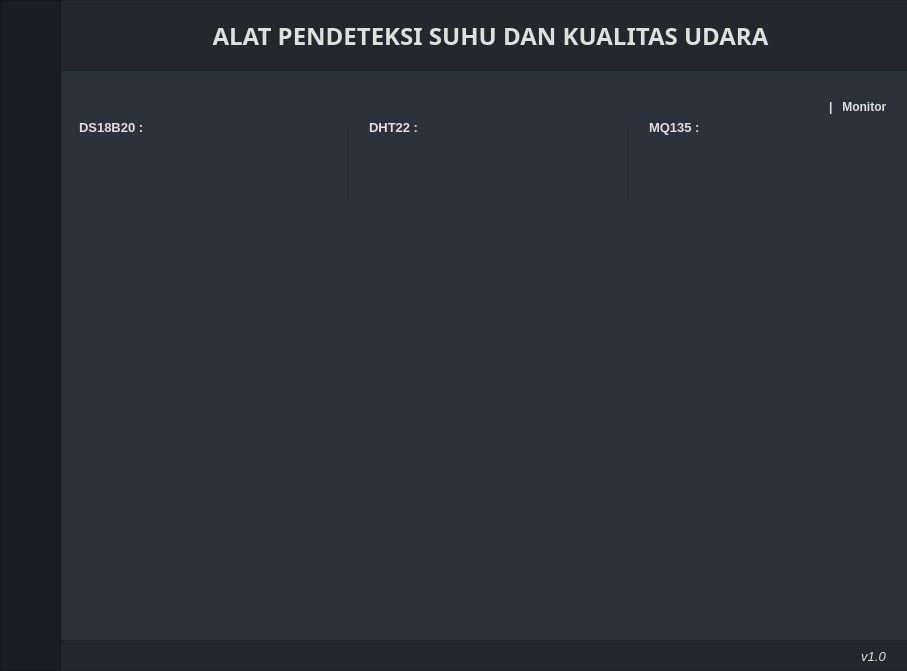
<?xml version="1.0" encoding="UTF-8"?>
<ui version="4.0">
 <class>MainWindow</class>
 <widget class="QMainWindow" name="MainWindow">
  <property name="geometry">
   <rect>
    <x>0</x>
    <y>0</y>
    <width>907</width>
    <height>671</height>
   </rect>
  </property>
  <property name="windowTitle">
   <string>Monitor Suhu</string>
  </property>
  <property name="styleSheet">
   <string notr="true"/>
  </property>
  <property name="iconSize">
   <size>
    <width>62</width>
    <height>62</height>
   </size>
  </property>
  <widget class="QWidget" name="centralwidget">
   <widget class="QFrame" name="frame">
    <property name="geometry">
     <rect>
      <x>20</x>
      <y>0</y>
      <width>891</width>
      <height>671</height>
     </rect>
    </property>
    <property name="styleSheet">
     <string notr="true">background-color:rgb(44, 49, 60)</string>
    </property>
    <property name="frameShape">
     <enum>QFrame::StyledPanel</enum>
    </property>
    <property name="frameShadow">
     <enum>QFrame::Raised</enum>
    </property>
    <widget class="QFrame" name="frame_2">
     <property name="geometry">
      <rect>
       <x>0</x>
       <y>640</y>
       <width>891</width>
       <height>31</height>
      </rect>
     </property>
     <property name="styleSheet">
      <string notr="true">background-color:rgb(37, 39, 44)</string>
     </property>
     <property name="frameShape">
      <enum>QFrame::StyledPanel</enum>
     </property>
     <property name="frameShadow">
      <enum>QFrame::Raised</enum>
     </property>
     <widget class="QLabel" name="label">
      <property name="geometry">
       <rect>
        <x>830</x>
        <y>10</y>
        <width>47</width>
        <height>13</height>
       </rect>
      </property>
      <property name="font">
       <font>
        <pointsize>10</pointsize>
        <italic>true</italic>
       </font>
      </property>
      <property name="styleSheet">
       <string notr="true">color:rgb(223, 223, 223)</string>
      </property>
      <property name="text">
       <string>v1.0</string>
      </property>
      <property name="alignment">
       <set>Qt::AlignCenter</set>
      </property>
     </widget>
    </widget>
    <widget class="QFrame" name="frame_4">
     <property name="geometry">
      <rect>
       <x>0</x>
       <y>0</y>
       <width>891</width>
       <height>71</height>
      </rect>
     </property>
     <property name="styleSheet">
      <string notr="true">background-color:rgb(37, 39, 44)</string>
     </property>
     <property name="frameShape">
      <enum>QFrame::StyledPanel</enum>
     </property>
     <property name="frameShadow">
      <enum>QFrame::Raised</enum>
     </property>
     <widget class="QFrame" name="frame_6">
      <property name="geometry">
       <rect>
        <x>-10</x>
        <y>70</y>
        <width>811</width>
        <height>71</height>
       </rect>
      </property>
      <property name="styleSheet">
       <string notr="true">background-color:rgb(37, 39, 44)</string>
      </property>
      <property name="frameShape">
       <enum>QFrame::StyledPanel</enum>
      </property>
      <property name="frameShadow">
       <enum>QFrame::Raised</enum>
      </property>
      <widget class="QFrame" name="frame_7">
       <property name="geometry">
        <rect>
         <x>780</x>
         <y>40</y>
         <width>811</width>
         <height>71</height>
        </rect>
       </property>
       <property name="styleSheet">
        <string notr="true">background-color:rgb(37, 39, 44)</string>
       </property>
       <property name="frameShape">
        <enum>QFrame::StyledPanel</enum>
       </property>
       <property name="frameShadow">
        <enum>QFrame::Raised</enum>
       </property>
       <widget class="QLabel" name="judul_4">
        <property name="geometry">
         <rect>
          <x>70</x>
          <y>10</y>
          <width>681</width>
          <height>51</height>
         </rect>
        </property>
        <property name="font">
         <font>
          <family>Montserrat</family>
          <pointsize>18</pointsize>
          <weight>75</weight>
          <bold>true</bold>
         </font>
        </property>
        <property name="text">
         <string>ALAT PENDETEKSI SUHU DAN KUALITAS UDARA</string>
        </property>
        <property name="alignment">
         <set>Qt::AlignCenter</set>
        </property>
       </widget>
      </widget>
     </widget>
     <widget class="QLabel" name="judul_3">
      <property name="geometry">
       <rect>
        <x>130</x>
        <y>10</y>
        <width>681</width>
        <height>51</height>
       </rect>
      </property>
      <property name="font">
       <font>
        <family>Montserrat</family>
        <pointsize>18</pointsize>
        <weight>75</weight>
        <bold>true</bold>
       </font>
      </property>
      <property name="styleSheet">
       <string notr="true">color:rgb(223, 223, 223)</string>
      </property>
      <property name="text">
       <string>ALAT PENDETEKSI SUHU DAN KUALITAS UDARA</string>
      </property>
      <property name="alignment">
       <set>Qt::AlignCenter</set>
      </property>
     </widget>
    </widget>
    <widget class="QStackedWidget" name="stackedWidget">
     <property name="geometry">
      <rect>
       <x>49</x>
       <y>79</y>
       <width>831</width>
       <height>551</height>
      </rect>
     </property>
     <property name="currentIndex">
      <number>1</number>
     </property>
     <widget class="QWidget" name="home">
      <widget class="QLabel" name="label_3">
       <property name="geometry">
        <rect>
         <x>760</x>
         <y>20</y>
         <width>131</width>
         <height>16</height>
        </rect>
       </property>
       <property name="font">
        <font>
         <family>MS Sans Serif</family>
         <weight>75</weight>
         <bold>true</bold>
        </font>
       </property>
       <property name="styleSheet">
        <string notr="true">color:rgb(223, 223, 223)</string>
       </property>
       <property name="text">
        <string>|   Home</string>
       </property>
      </widget>
      <widget class="QLabel" name="judul">
       <property name="geometry">
        <rect>
         <x>70</x>
         <y>60</y>
         <width>681</width>
         <height>51</height>
        </rect>
       </property>
       <property name="font">
        <font>
         <family>Montserrat</family>
         <pointsize>18</pointsize>
         <weight>75</weight>
         <bold>true</bold>
        </font>
       </property>
       <property name="styleSheet">
        <string notr="true">color:rgb(223, 223, 223)</string>
       </property>
       <property name="text">
        <string>PROJECT X</string>
       </property>
       <property name="alignment">
        <set>Qt::AlignCenter</set>
       </property>
      </widget>
      <widget class="QProgressBar" name="progressBar">
       <property name="geometry">
        <rect>
         <x>80</x>
         <y>180</y>
         <width>21</width>
         <height>321</height>
        </rect>
       </property>
       <property name="sizePolicy">
        <sizepolicy hsizetype="Expanding" vsizetype="Fixed">
         <horstretch>1</horstretch>
         <verstretch>0</verstretch>
        </sizepolicy>
       </property>
       <property name="sizeIncrement">
        <size>
         <width>0</width>
         <height>0</height>
        </size>
       </property>
       <property name="autoFillBackground">
        <bool>false</bool>
       </property>
       <property name="styleSheet">
        <string notr="true"/>
       </property>
       <property name="value">
        <number>24</number>
       </property>
       <property name="textVisible">
        <bool>false</bool>
       </property>
       <property name="orientation">
        <enum>Qt::Vertical</enum>
       </property>
       <property name="invertedAppearance">
        <bool>false</bool>
       </property>
       <property name="textDirection">
        <enum>QProgressBar::TopToBottom</enum>
       </property>
      </widget>
     </widget>
     <widget class="QWidget" name="monitor">
      <widget class="QLabel" name="label_6">
       <property name="geometry">
        <rect>
         <x>10</x>
         <y>40</y>
         <width>131</width>
         <height>16</height>
        </rect>
       </property>
       <property name="font">
        <font>
         <pointsize>10</pointsize>
         <weight>75</weight>
         <bold>true</bold>
        </font>
       </property>
       <property name="styleSheet">
        <string notr="true">color:rgb(223, 223, 223)</string>
       </property>
       <property name="text">
        <string>DS18B20 :</string>
       </property>
      </widget>
      <widget class="QLabel" name="hasil_dht22_2">
       <property name="geometry">
        <rect>
         <x>300</x>
         <y>70</y>
         <width>241</width>
         <height>61</height>
        </rect>
       </property>
       <property name="text">
        <string/>
       </property>
      </widget>
      <widget class="QLabel" name="hasil_ds18b20_2">
       <property name="geometry">
        <rect>
         <x>10</x>
         <y>70</y>
         <width>241</width>
         <height>61</height>
        </rect>
       </property>
       <property name="text">
        <string/>
       </property>
      </widget>
      <widget class="QLabel" name="label_7">
       <property name="geometry">
        <rect>
         <x>580</x>
         <y>40</y>
         <width>131</width>
         <height>16</height>
        </rect>
       </property>
       <property name="font">
        <font>
         <pointsize>10</pointsize>
         <weight>75</weight>
         <bold>true</bold>
        </font>
       </property>
       <property name="styleSheet">
        <string notr="true">color:rgb(223, 223, 223)</string>
       </property>
       <property name="text">
        <string>MQ135 :</string>
       </property>
      </widget>
      <widget class="Line" name="line_3">
       <property name="geometry">
        <rect>
         <x>270</x>
         <y>50</y>
         <width>20</width>
         <height>71</height>
        </rect>
       </property>
       <property name="orientation">
        <enum>Qt::Vertical</enum>
       </property>
      </widget>
      <widget class="QLabel" name="hasil_mq135_2">
       <property name="geometry">
        <rect>
         <x>580</x>
         <y>70</y>
         <width>241</width>
         <height>61</height>
        </rect>
       </property>
       <property name="text">
        <string/>
       </property>
      </widget>
      <widget class="QLabel" name="label_8">
       <property name="geometry">
        <rect>
         <x>300</x>
         <y>40</y>
         <width>131</width>
         <height>16</height>
        </rect>
       </property>
       <property name="font">
        <font>
         <pointsize>10</pointsize>
         <weight>75</weight>
         <bold>true</bold>
        </font>
       </property>
       <property name="styleSheet">
        <string notr="true">color:rgb(223, 223, 223)</string>
       </property>
       <property name="text">
        <string>DHT22 :</string>
       </property>
      </widget>
      <widget class="Line" name="line_4">
       <property name="geometry">
        <rect>
         <x>550</x>
         <y>50</y>
         <width>20</width>
         <height>71</height>
        </rect>
       </property>
       <property name="orientation">
        <enum>Qt::Vertical</enum>
       </property>
      </widget>
      <widget class="QLabel" name="label_2">
       <property name="geometry">
        <rect>
         <x>760</x>
         <y>20</y>
         <width>131</width>
         <height>16</height>
        </rect>
       </property>
       <property name="font">
        <font>
         <family>MS Sans Serif</family>
         <weight>75</weight>
         <bold>true</bold>
        </font>
       </property>
       <property name="styleSheet">
        <string notr="true">color:rgb(223, 223, 223)</string>
       </property>
       <property name="text">
        <string>|   Monitor</string>
       </property>
      </widget>
     </widget>
    </widget>
    <zorder>frame_4</zorder>
    <zorder>frame_2</zorder>
    <zorder>stackedWidget</zorder>
   </widget>
   <widget class="QFrame" name="frame_3">
    <property name="geometry">
     <rect>
      <x>0</x>
      <y>0</y>
      <width>61</width>
      <height>671</height>
     </rect>
    </property>
    <property name="styleSheet">
     <string notr="true">background-color:rgb(27, 29, 35)</string>
    </property>
    <property name="frameShape">
     <enum>QFrame::StyledPanel</enum>
    </property>
    <property name="frameShadow">
     <enum>QFrame::Raised</enum>
    </property>
    <widget class="QPushButton" name="home_btn">
     <property name="geometry">
      <rect>
       <x>10</x>
       <y>310</y>
       <width>41</width>
       <height>51</height>
      </rect>
     </property>
     <property name="text">
      <string/>
     </property>
     <property name="icon">
      <iconset resource="../../../SMT 4/DBMS/PROJECT PAS/source.qrc">
       <normaloff>:/icon 2/home-1-svgrepo-com.svg</normaloff>:/icon 2/home-1-svgrepo-com.svg</iconset>
     </property>
     <property name="iconSize">
      <size>
       <width>40</width>
       <height>40</height>
      </size>
     </property>
     <property name="checkable">
      <bool>false</bool>
     </property>
     <property name="autoDefault">
      <bool>false</bool>
     </property>
     <property name="flat">
      <bool>true</bool>
     </property>
    </widget>
    <widget class="QPushButton" name="monitor_btn">
     <property name="geometry">
      <rect>
       <x>10</x>
       <y>240</y>
       <width>41</width>
       <height>51</height>
      </rect>
     </property>
     <property name="text">
      <string/>
     </property>
     <property name="icon">
      <iconset resource="../../../SMT 4/DBMS/PROJECT PAS/source.qrc">
       <normaloff>:/icon 2/monitor-alt-3-svgrepo-com.svg</normaloff>:/icon 2/monitor-alt-3-svgrepo-com.svg</iconset>
     </property>
     <property name="iconSize">
      <size>
       <width>40</width>
       <height>40</height>
      </size>
     </property>
     <property name="checkable">
      <bool>false</bool>
     </property>
     <property name="autoDefault">
      <bool>false</bool>
     </property>
     <property name="flat">
      <bool>true</bool>
     </property>
    </widget>
    <widget class="QPushButton" name="more_btn">
     <property name="geometry">
      <rect>
       <x>10</x>
       <y>380</y>
       <width>41</width>
       <height>51</height>
      </rect>
     </property>
     <property name="text">
      <string/>
     </property>
     <property name="icon">
      <iconset resource="../../../SMT 4/DBMS/PROJECT PAS/source.qrc">
       <normaloff>:/icon 2/grid-svgrepo-com.svg</normaloff>:/icon 2/grid-svgrepo-com.svg</iconset>
     </property>
     <property name="iconSize">
      <size>
       <width>40</width>
       <height>40</height>
      </size>
     </property>
     <property name="checkable">
      <bool>false</bool>
     </property>
     <property name="autoDefault">
      <bool>false</bool>
     </property>
     <property name="flat">
      <bool>true</bool>
     </property>
    </widget>
   </widget>
  </widget>
 </widget>
 <resources>
  <include location="../../../SMT 4/DBMS/PROJECT PAS/source.qrc"/>
 </resources>
 <connections/>
</ui>
